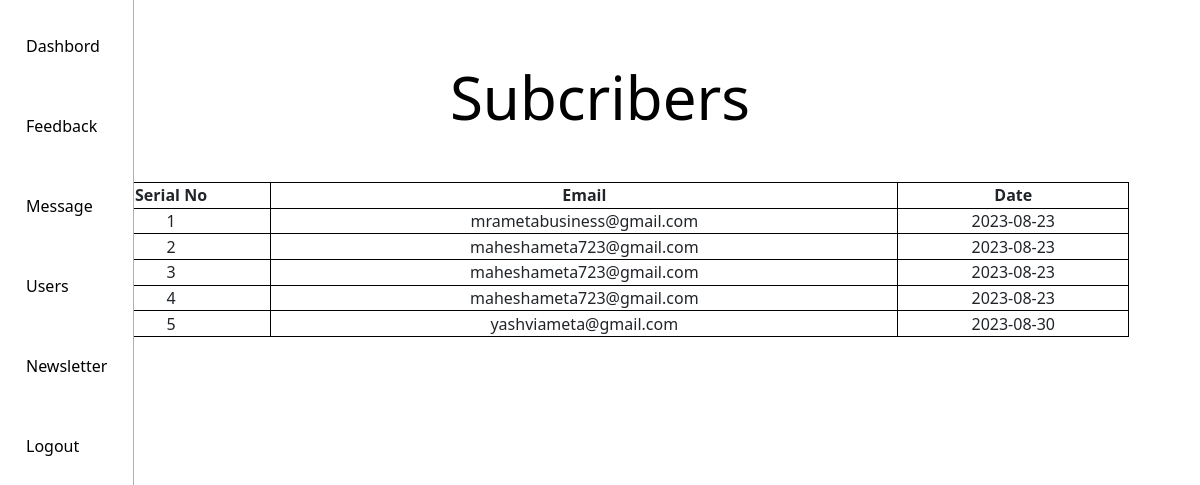
Page /code/admin/dashbord/newsletter_disp.php (signed in) on the committed database.
### tables this page shows
CREATE TABLE `newsletter` (
  `id` int(11) NOT NULL,
  `email` varchar(255) NOT NULL,
  `date` date NOT NULL DEFAULT current_timestamp()
);

### code/admin/dashbord/newsletter_disp.php (the view, shortened to what this page needs)
<?php include("header.php");
include("conn.php");
  $sql = "Select * from newsletter";
  $result = mysqli_query($con, $sql);
?>
<head>
</head>
<main>
    <?php include("sidebar.php")?>
  <section>
    <div class="content-page">
        <h1>Subcribers</h1>
        <table style="width:90%; height:20%">
            <tr>
                <th>Serial No</th>
                <th>Email</th>
                <th>Date</th>
            </tr>
           <?php
           while($row=mysqli_fetch_row($result)) {
                echo "
            <tr>
                <td>$row[0]</td>
                <td>$row[1]</td>
                <td>$row[2]</td>
            </tr>
            ";
            }
           ?>
        </table>
    </div>
  </section>
</main>

### code/admin/dashbord/dashbord.css (style rules this page uses)
* { margin: 0px; padding: 0px; box-sizing: border-box; }
main { display: flex; }
section { flex: 1; min-height: 100vh; position: relative; background-color: var(--section); }
.content-page { height: 100%; display: flex; flex-direction: column; width: 100%; justify-content: top; align-items: center; padding: 1%; }
.content-page h1 { font-size: 60px; line-height: 70px; text-align: center; margin: 50px 0; color: var(--black); }

### code/admin/dashbord/newsletter_disp.php (style rules this page uses)
table, th, td { border: 1px solid black; text-align:center; }

### rows in the picture
newsletter: id "1", email "mrametabusiness@gmail.com", date "2023-08-23"
newsletter: id "2", email "maheshameta723@gmail.com", date "2023-08-23"
newsletter: id "3", email "maheshameta723@gmail.com", date "2023-08-23"
newsletter: id "4", email "maheshameta723@gmail.com", date "2023-08-23"
newsletter: id "5", email "yashviameta@gmail.com", date "2023-08-30"
